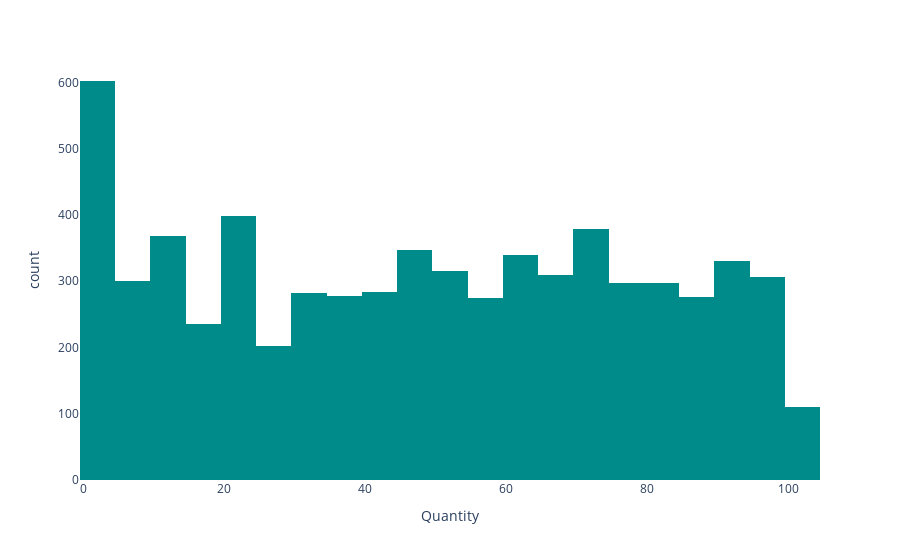

Notebook cell for this chart:
### Code cell
fig = px.histogram(basket_size_normal, x="Quantity", color_discrete_sequence =["darkcyan"],nbins =20)
fig.update_layout(plot_bgcolor= 'white')
fig.show()

### Figure 1 — Plotly figure (JSON) as saved in the notebook; plotly's stock layout.template omitted (floating-point values rounded to 4 significant figures; data arrays with more than 128 entries replaced by an {"elided": "..."} marker saying what was removed)
{"data": [{"alignmentgroup": "True", "bingroup": "x", "hovertemplate": "Quantity=%{x}<br>count=%{y}<extra></extra>", "legendgroup": "", "marker": {"color": "darkcyan", "pattern": {"shape": ""}}, "name": "", "nbinsx": 20, "offsetgroup": "", "orientation": "v", "showlegend": false, "type": "histogram", "x": {"elided": "6532 int values"}, "xaxis": "x", "yaxis": "y"}], "layout": {"barmode": "relative", "legend": {"tracegroupgap": 0}, "margin": {"t": 60}, "plot_bgcolor": "white", "xaxis": {"anchor": "y", "domain": [0, 1], "title": {"text": "Quantity"}}, "yaxis": {"anchor": "x", "domain": [0, 1], "title": {"text": "count"}}}}
